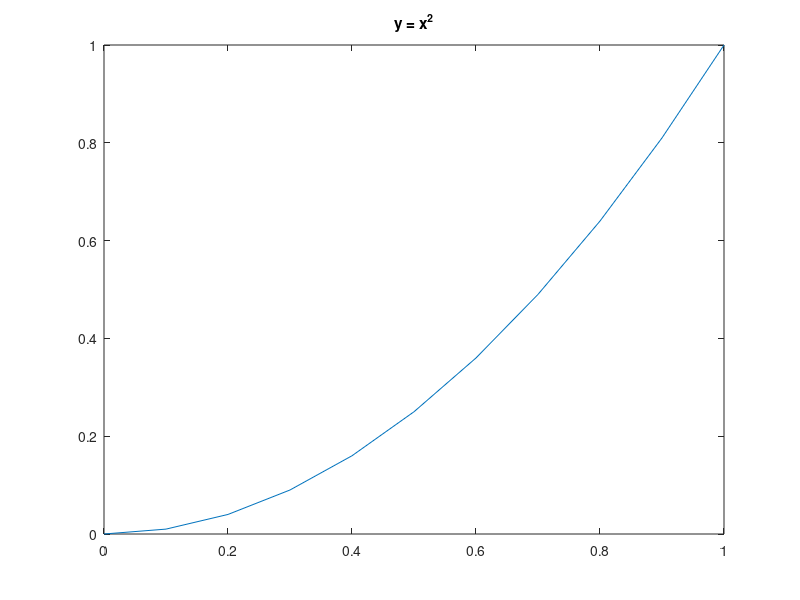

The MATLAB source for this figure:
% x^2 from 0 to 1.
% Solve its numeral integral using diff function and trapezoidal rule

x = 0:0.1:1;
func = @(x) x.^2;
y = func(x);
plot(x,y);
title('y = x^2');

% Calculate the Integral (Trapezoid method):
avg_y = y(1:length(x)-1) + diff(y)/2;
A = sum(diff(x).*avg_y)

% Using the in-built function:
A_trapz = trapz(x,y)

% Calculate the Integral (Simpson method):
A_simp = quad('x.^2', 0, 1)

% Calculate the Integral (Lobatto method):
A_lab = quadl(@(x) func(x), 0, 1)
